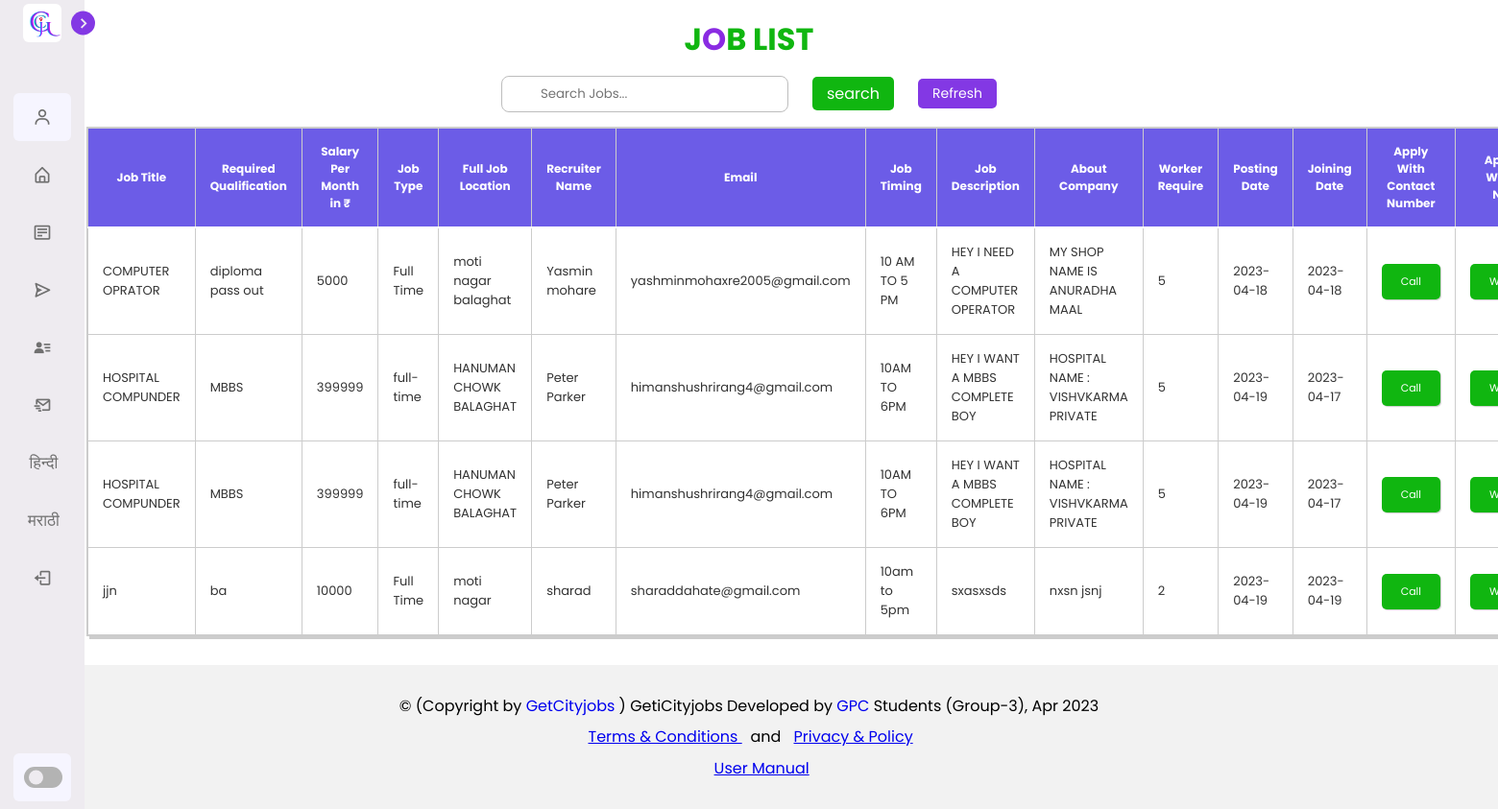
The page /view_jobs.php (signed in) on the database its author committed.
### tables this page shows
CREATE TABLE `job` (
  `id` int(11) NOT NULL,
  `recruitername` varchar(255) DEFAULT NULL,
  `email` varchar(255) DEFAULT NULL,
  `qualification` varchar(255) DEFAULT NULL,
  `jobtitle` text DEFAULT NULL,
  `salary` int(255) DEFAULT NULL,
  `jobtype` char(255) DEFAULT NULL,
  `joblocation` varchar(300) DEFAULT NULL,
  `jobtiming` varchar(255) DEFAULT NULL,
  `jobdescription` varchar(300) DEFAULT NULL,
  `aboutcompany` varchar(300) DEFAULT NULL,
  `workerrequire` int(255) DEFAULT NULL,
  `postingdate` date DEFAULT NULL,
  `joiningdate` date DEFAULT NULL
);

### view_jobs.php (the view, shortened to what this page needs)
<?php
if (isset($_POST['search'])) {
    $valueToSearch = $_POST['valueToSearch'];
    $query = "SELECT * FROM job WHERE CONCAT(jobtitle, salary, qualification, workerrequire) LIKE '%" . $valueToSearch . "%'";
    $search_result = filterTable($query);
} else {
    $query = "SELECT * FROM job";
    $search_result = filterTable($query);
}
function filterTable($query)
{
    $connect = mysqli_connect("localhost", "root", "", "mydb");
    $filter_Result = mysqli_query($connect, $query);
    return $filter_Result;
}
?>
<!DOCTYPE html>
<?php
require_once("user_nav.php");
?>
<html>
<head>
    <link rel="stylesheet" href="css/new_table1.css">
</head>
<body>
    <?php include("Loader.php"); ?>
    <h1>J<span style="color:blueviolet">O</span>B LIST</h1>
    <form action="view_jobs.php" method="post">
        <div class="searchbox" style=" display: flex;
            justify-content: center;
    align-items: center;
    height: 50px;
   ">
            <div class="input-name">
                <input type="text" style="margin-bottom:19px;" name="valueToSearch" class="text-name" placeholder="Search Jobs..." value="<?php if (isset($valueToSearch)) {
                                                                                                            echo $valueToSearch;
                                                                                                        } ?>" >
            </div>
            <input id="search-btn" type="submit" name="search" value="search" class='btn2' style="margin-left: 25px;
padding: 5px 15px;
margin-bottom:19px;">
            <button class='btn1' style="margin-left: 25px;
padding: 5px 15px;
margin-bottom:19px;">
                <a href="view_jobs.php" style="text-decoration:none; color:white">Refresh</a></button>
        </div>
        <table style=" margin-left: 90px;">
            <tr>
                <th>Job Title</th>
                <th>Required Qualification</th>
                <th>Salary Per Month in &#8377;</th>
                <th>Job Type</th>
                <th>Full Job Location</th>
                <th>Recruiter Name</th>
                <th>Email</th>
                <th>Job Timing</th>
                <th>Job Description</th>
                <th>About Company</th>
                <th>Worker Require</th>
                <th>Posting Date</th>
                <th>Joining Date</th>
                <th>Apply With Contact Number</th>
                <th>Apply With Whatsapp Number</th>
            </tr>
            <?php while ($row = mysqli_fetch_array($search_result)) : ?>
                <tr>
                    <td class="wraper"><?php echo $row['jobtitle']; ?></td>
                    <td><?php echo $row['qualification']; ?></td>
                    <td><?php echo $row['salary']; ?></td>
                    <td><?php echo $row['jobtype']; ?></td>
                    <td><?php echo $row['joblocation']; ?></td>
                    <td><?php echo $row['recruitername']; ?></td>
                    <td><?php echo $row['email']; ?></td>
                    <td><?php echo $row['jobtiming']; ?></td>
                    <td><?php echo $row['jobdescription']; ?></td>
                    <td><?php echo $row['aboutcompany']; ?></td>
                    <td><?php echo $row['workerrequire']; ?></td>
                    <td><?php echo $row['postingdate']; ?></td>
                    <td><?php echo $row['joiningdate']; ?></td>
                    <td><a  style=" text-decoration: none;" href="tel:<?php echo $row['mobno']; ?>" target="_blank"><input type='button' value='Call' class='button2'></a></td>
                    <td><a  style=" text-decoration: none;" href="https://wa.me/<?php echo $row['wpno']; ?>" target="_blank"><input type='button' value='Whatsapp' class='button2'></a></td>
                </tr>
            <?php endwhile; ?>
        </table>
    </form>
    <?php
    require_once("footer.php");
    ?>
</body>
</html>

### css/user_nav2.css (style rules this page uses)
* { margin: 0; padding: 0; box-sizing: border-box; font-family: 'Poppins', sans-serif; }
:root { --body-color: #e4e9f700; --sidebar-color: #eeebf0; --primary-color: #8338e4; --primary-color-light: #F6F5FF; --toggle-color: #b3b3b3; --text-color: #707070; --tran-03: all 0.2s ease; --tran-03: all 0.3s ease; --tran-04: all 0.3s ease; --tran-05: all 0.3s ease; }
body { min-height: 100vh; background-color: var(--body-color); transition: var(--tran-05); }

### css/new_table1.css (style rules this page uses)
table { display: inline-flex; border-collapse: collapse; box-align: center; border: 1px solid #ccc; box-shadow: 3px 3px 0px 0px rgba(0, 0, 0, 0.2); }
h1 { font-size: 32px; list-style: 24px; padding: 17px; text-align: center; color:rgb(16, 182, 16); }
th { background-color: #6c5ce7; color: #fff; padding: 15px; font-size: 12px; border: 1px solid #ccc; text-align: left; text-align: center; border-bottom: 2px solid #fff; }
td { background-color: #fff; color: #333; padding: 15px; font-size: 13px; border: 1px solid #ccc; }
tr:nth-child(even) { background-color: #f2f2f2; }
body { background-color: #fff; }
.button2 { background-color: #10b610;; color: #fff; padding: 10px 20px; border: none; border-radius: 5px; font-size: 11px; cursor: pointer; transition: background-color 0.3s ease-in-out; }
.button1, .button2 { box-shadow: 1px 1px 1px rgba(0, 0, 0, 0.2); }

### view_jobs.php (style rules this page uses)
.text-name { width: 100%; padding: 8px 0px 8px 40px; }
.text-name, .name { border: 1px solid #bdbdbd; border-radius: 8px; outline: none; transition: all 0.30s ease-in-out; }
.btn1 { background-color: #8338e4; color: #fff; padding: 15px 20px; border: none; border-radius: 5px; font-size: 14px; cursor: pointer; transition: background-color 0.3s ease-in-out; }
.btn2 { background-color: #10b610; color: #fff; padding: 10px 20px; border: none; border-radius: 5px; font-size: 16px; cursor: pointer; transition: background-color 0.3s ease-in-out; }

### rows shown on the page
job: jobtitle "COMPUTER OPRATOR", qualification "diploma pass out", salary "5000", jobtype "Full Time", joblocation "moti nagar balaghat", recruitername "Yasmin mohare", email "yashminmohaxre2005@gmail.com", jobtiming "10 AM TO 5 PM", jobdescription "HEY I NEED A COMPUTER OPERATOR", aboutcompany "MY SHOP NAME IS ANURADHA MAAL", workerrequire "5", postingdate "2023-04-18", joiningdate "2023-04-18"
job: jobtitle "HOSPITAL COMPUNDER", qualification "MBBS", salary "399999", jobtype "full-time", joblocation "HANUMAN CHOWK BALAGHAT", recruitername "Peter Parker", email "himanshushrirang4@gmail.com", jobtiming "10AM TO 6PM", jobdescription "HEY I WANT A MBBS COMPLETE BOY", aboutcompany "HOSPITAL NAME : VISHVKARMA PRIVATE", workerrequire "5", postingdate "2023-04-19", joiningdate "2023-04-17"
job: jobtitle "HOSPITAL COMPUNDER", qualification "MBBS", salary "399999", jobtype "full-time", joblocation "HANUMAN CHOWK BALAGHAT", recruitername "Peter Parker", email "himanshushrirang4@gmail.com", jobtiming "10AM TO 6PM", jobdescription "HEY I WANT A MBBS COMPLETE BOY", aboutcompany "HOSPITAL NAME : VISHVKARMA PRIVATE", workerrequire "5", postingdate "2023-04-19", joiningdate "2023-04-17"
job: jobtitle "jjn", qualification "ba", salary "10000", jobtype "Full Time", joblocation "moti nagar", recruitername "sharad", email "sharaddahate@gmail.com", jobtiming "10am to 5pm", jobdescription "sxasxsds", aboutcompany "nxsn jsnj", workerrequire "2", postingdate "2023-04-19", joiningdate "2023-04-19"
